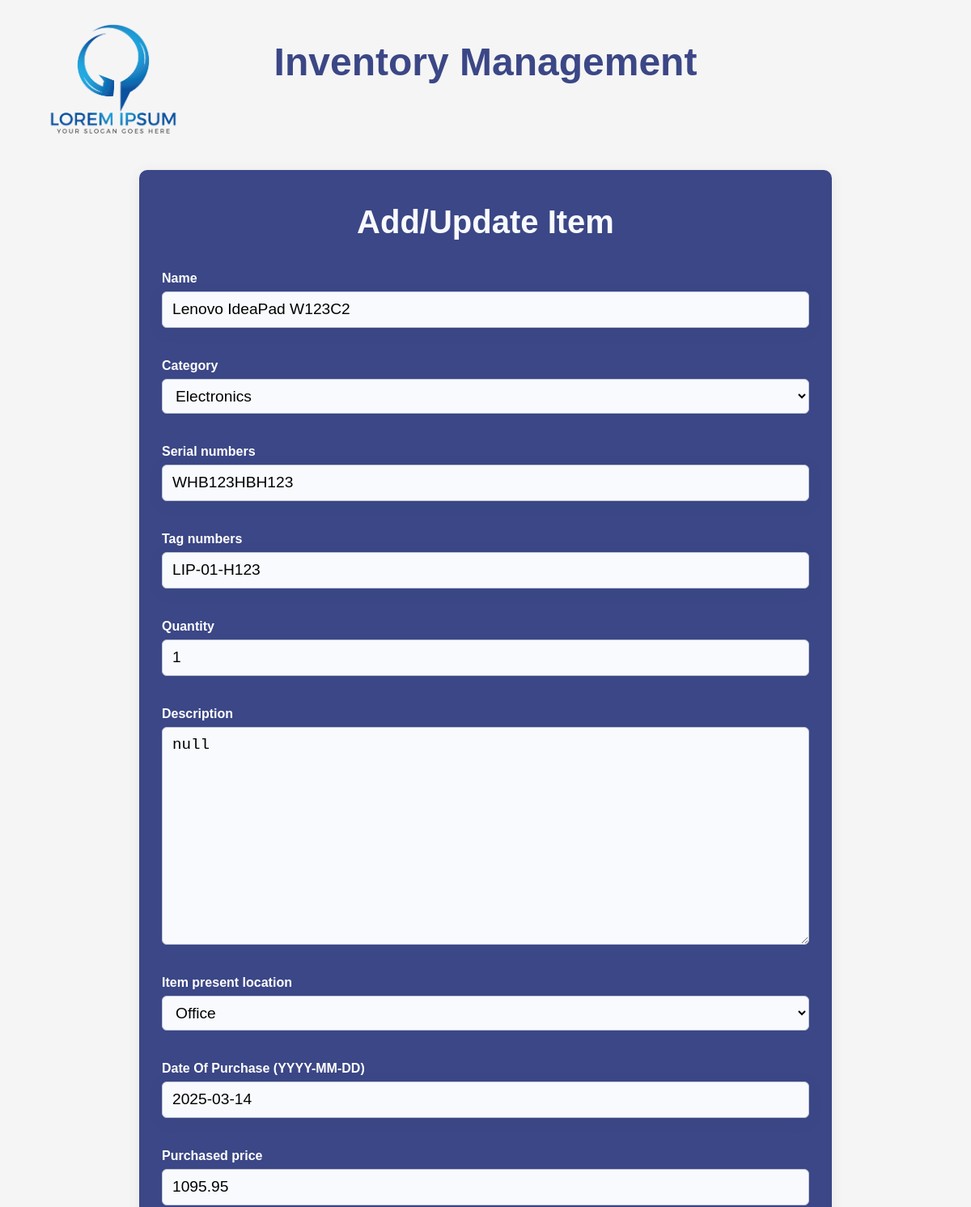
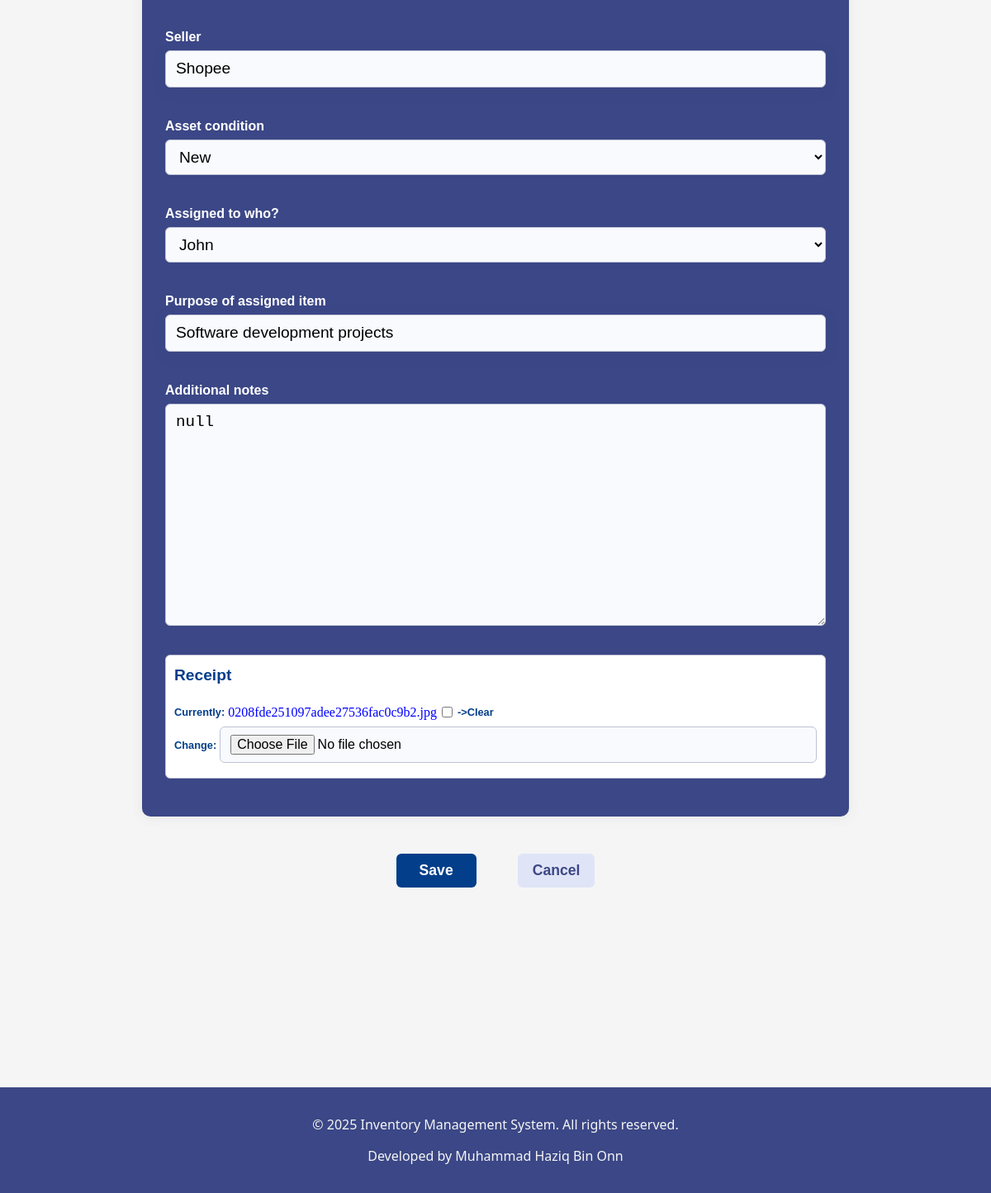
The app's page /inventory/2/edit/ with its own data (2 pictures, top to bottom).
### Inventory/models.py (models this page shows, shortened)
class Inventory(models.Model):
    name = models.CharField(max_length=255, default="null")
    category = models.CharField(max_length=255, choices=CATEGORY_CHOICES, default='other')
    ser_number = models.CharField(verbose_name='Serial numbers', default="null", max_length=255)
    tag_number = models.CharField(verbose_name='Tag numbers', default="null", max_length=255)
    quantity = models.IntegerField(verbose_name='Quantity', default=1)
    description = models.TextField(verbose_name="Description", max_length=800, default="null")
    location = models.CharField(verbose_name='Item present location', max_length=255, choices=LOCATION_CHOICES, default='other')
    d_o_p = models.DateField(verbose_name='Date Of Purchase (YYYY-MM-DD)', null=True, blank=True)
    purchase = models.DecimalField(verbose_name='Purchased price', null=True, blank=True, max_digits=10, decimal_places=2)
    vendor = models.CharField(verbose_name='Seller', default="null", max_length=255)
    receipt = models.ImageField(verbose_name='Receipt', upload_to='receipts/', null=True, blank=True)
    condition = models.CharField(verbose_name='Asset condition', max_length=50, choices=CONDITION_CHOICES, default='good')
    assigned_to = models.CharField(verbose_name='Assigned to who?', max_length=255, choices=ASSIGNED_TO_CHOICES, default='other')
    intended_usage = models.CharField(verbose_name='Purpose of assigned item', default="null", max_length=255)
    additional_notes = models.TextField(verbose_name='Additional notes', default="null", max_length=800)

### Inventory/views.py (the view)
# urls.py: path('inventory/<int:pk>/edit/', views.InventoryUpdateView.as_view(), name='inventory-edit'),
class InventoryUpdateView (UpdateView):
    model = Inventory
    template_name = "inventory/inventory_form.html"
    fields = ['name', 'category', 'ser_number', 'tag_number', 'quantity', 'description', 'location', 'd_o_p', 'purchase', 'vendor', 'receipt', 'condition', 'assigned_to', 'intended_usage', 'additional_notes']
    success_url = reverse_lazy("home")

### Inventory/Templates/inventory/inventory_form.html (shortened to what this page needs)
{% extends "inventory/base.html" %}
{% block content %}
    <div class="add-item">
        <h1>Add/Update Item</h1>
        <form method="post" enctype="multipart/form-data">
            {% for field in form %}
                {% if field.name != 'receipt' %}
                    <div class="form-group">
                        <label for="{{ field.id_for_label }}">{{ field.label }}</label>
                        {{ field }}
                    </div>
                {% endif %}
            {% endfor %}
            <div class="receipt-group">
                <label for="id_receipt">Receipt</label>
                <div class="receipt-inline-row">
                    <span>Currently:</span>
                    {% if form.instance.receipt and form.instance.receipt.name %}
                        <a href="{{ form.instance.receipt.url }}" target="_blank">
                            {{ form.instance.receipt.name|cut:"receipts/" }}
                        </a>
                    {% else %}
                        <span style="color:#bbb;">No file</span>
                    {% endif %}
                    <input type="checkbox" name="receipt-clear" id="receipt-clear_id">
                    <label for="receipt-clear_id">->Clear</label>
                </div>
                <div class="receipt-inline-row">
                    <span>Change:</span>
                    <input type="file" name="receipt" accept="image/*" id="id_receipt">
                </div>
            </div>
    </div>
    <div class="save-cancel">
        <button type="submit">Save</button>
        <a href="{% url 'home' %}">Cancel</a>
    </div>
{% endblock %}

### Inventory/Static/inventory/styles.css (style rules this page uses)
html body { background-color: whitesmoke; height: 100%; padding: 0; margin: 0; }
input[type="text"] { width: 100%; padding: 10px 12px; margin: 125px 0 16px 0; box-sizing: border-box; border: 1.5px solid #bfc4d4; border-radius: 6px; font-size: 1rem; background: #f9fafe; transition: border-color 0.2s; box-shadow: 0 4px 16px rgba(59, 71, 134, 0.15); }
.add-item { display: flex-wrap; align-items: center; max-width: 800px; width: 100%; margin: 120px auto 0 auto; padding: 32px 28px; background: #3b4786; border-radius: 10px; box-shadow: 0 2px 16px rgba(60, 72, 100, 0.08); }
.add-item h1 { text-align: center; margin: 10px auto; color: #f8fafd; font-size: 2.5rem; font-weight: 700; font-family: Verdana, Geneva, Tahoma, sans-serif; }
.form-group { display: flex; flex-direction: column; align-items: stretch; margin-bottom: 14px; margin-top: 35px; ; width: 100%; }
.form-group label { margin-bottom: 4px; font-weight: 600; font-size: 1rem; color: #fff; text-align: left; font-family: Verdana, Geneva, Tahoma, sans-serif; line-height: 1.5; padding: 0; }
.form-group input, .form-group textarea, .form-group select { width: 100%; padding: 9px 12px; border: 1.5px solid #bfc4d4; border-radius: 6px; font-size: 1.2rem; background: #f9fafe; transition: border-color 0.2s; box-sizing: border-box; line-height: 1.3; margin: 0; }
.receipt-group { display: flex; flex-direction: column; align-items: stretch; margin-bottom: 14px; margin-top: 35px; max-width: 778px; width: 100%; border: 1.5px solid #bfc4d4; padding: 10px 10px; background-color: white; border-radius: 6px; }
.receipt-group label { margin-bottom: 4px; font-weight: 600; font-size: 1.2rem; color: #023e8a; text-align: left; font-family: Verdana, Geneva, Tahoma, sans-serif; line-height: 1.5; padding: 0; margin-bottom: 20px; }
.receipt-inline-row { display: flex; align-items: center; gap: 4px; margin-bottom: 8px; }
.receipt-inline-row span, .receipt-inline-row label { font-family: Verdana, Geneva, Tahoma, sans-serif; font-size: 0.8rem; color: #023e8a; font-weight: 600; margin: 0; }
.receipt-inline-row a { color: blue; text-decoration: none; font-size: 1rem; margin: 0 2px 0 0; }
.receipt-inline-row input[type="checkbox"] { accent-color: #b30000; margin: 0 2px 0 0; }
.receipt-group input[type="file"] { width: 100%; padding: 9px 12px; border: 1.5px solid #bfc4d4; border-radius: 6px; font-size: 1rem; background: #f9fafe; transition: border-color 0.2s; box-sizing: border-box; line-height: 1.3; margin: 0; }
.save-cancel { display: flex; justify-content: center; align-items: center; gap: 50px; margin-top: 45px; width: 100%; }
.save-cancel button[type="submit"] { display: inline-block; background-color: #023e8a; color: #fff; padding: 10px 28px; border: none; border-radius: 6px; font-size: 1.1rem; font-weight: 600; cursor: pointer; transition: background 0.2s; }
.save-cancel a { display: inline-block; background: #e0e4f7; color: #3b4786; text-decoration: none; font-weight: 600; font-size: 1.1rem; padding: 10px 18px; border-radius: 6px; transition: background 0.2s, color 0.2s; font-family: Verdana, Geneva, Tahoma, sans-serif; }

### records on screen
Inventory: form "Lenovo IdeaPad W123C2" "Electronics" "WHB123HBH123" "LIP-01-H123" "1" "null" "Office" "2025-03-14" "1095.95" "Shopee" "New" "John" "Software development projects" "null", instance.receipt.name "0208fde251097adee27536fac0c9b2.jpg"

### other values on screen
{{ field.label }} "Name" "Category" "Serial numbers" "Tag numbers" "Quantity" "Description" "Item present location" "Date Of Purchase (YYYY-MM-DD)" "Purchased price" "Seller" "Asset condition" "Assigned to who?" "Purpose of assigned item" "Additional notes"
